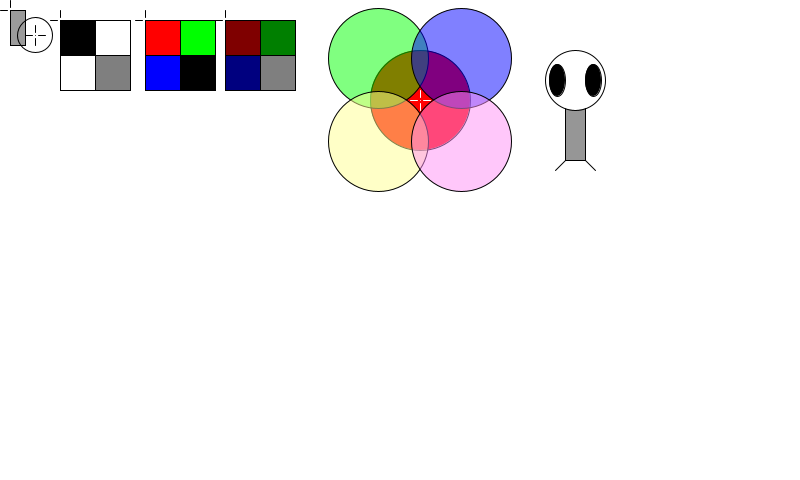
Frame 1 (no input)
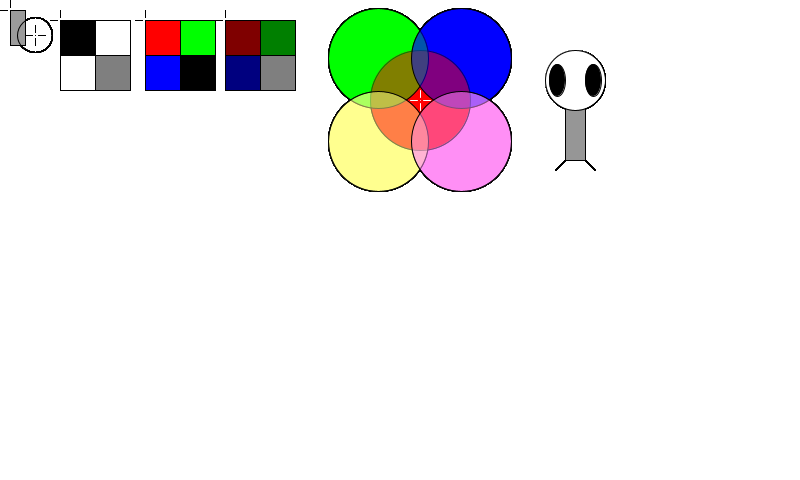
Frame 60 (the mouse pressed at the canvas centre just before this capture)
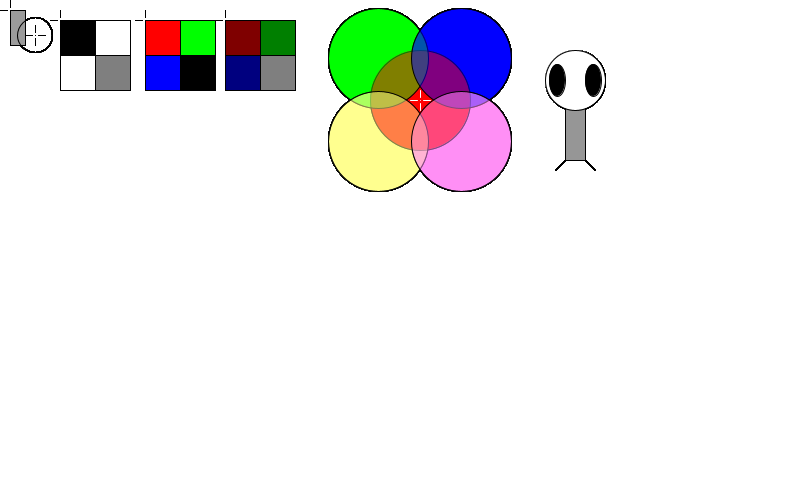
Frame 120 (the mouse held since frame 60 and released just before this capture)

The Processing sketch that drew these frames (run headless with seeded random() and noise(); from frame 60 on, the mouse is pressed at the canvas centre):

// Processing sketch: activite1
// ── activite1.pde
void setup() {
 size(800, 480);
 background(255);
}
// draws crosshair see tools ... 
void drawCrosshair(int x, int y, int greyTone) {
  int gap = 3;
  int l = 7;
  stroke(greyTone);
  point(x, y);
  line(x, y-gap, x, y-gap-l);
  line(x-gap, y, x-gap-l, y);
  line(x, y+gap, x, y+gap+l);
  line(x+gap, y, x+gap+l, y);
  noFill();
}

void draw() {
  //background(255);
  ellipseMode(CENTER);
  rectMode(CORNER);
  //1-3
  stroke(0);
  int cpx = 10;
  int cpy = 10;
  drawCrosshair(cpx, cpy, 0);
  fill(155);
  rect(cpx, cpy, 15, 35);
  
  noFill();
  cpx = 35;
  cpy = 35;
  int pSize = 35;
  drawCrosshair(cpx, cpy, 0);
  ellipse(cpx, cpy, pSize, pSize);
  
  //1-4 checker pattern
  cpx = 60;
  cpy = 20;
  pSize = 35;
  drawCrosshair(cpx, cpy, 0);
  fill(0);
  rect(cpx, cpy, pSize, pSize);
  fill(255);
  rect(cpx+pSize, cpy, pSize, pSize);
  rect(cpx, cpy+pSize, pSize, pSize);
  fill(127);
  rect(cpx+pSize, cpy+pSize, pSize, pSize);
  
  //1-4, 1-5 checker pattern in color and transparency
  cpx = 145;
  cpy = 20;
  pSize = 35;
  drawCrosshair(cpx, cpy, 0);
  fill(255, 0, 0);
  rect(cpx, cpy, pSize, pSize);
  fill(0, 255, 0);
  rect(cpx+pSize, cpy, pSize, pSize);
  fill(0, 0, 255);
  rect(cpx, cpy+pSize, pSize, pSize);
  fill(0, 0, 0);
  rect(cpx+pSize, cpy+pSize, pSize, pSize);
  
  cpx = 225;
  cpy = 20;
  pSize = 35;
  drawCrosshair(cpx, cpy, 0);
  fill(127, 0, 0);
  rect(cpx, cpy, pSize, pSize);
  fill(0, 127, 0);
  rect(cpx+pSize, cpy, pSize, pSize);
  fill(0, 0, 127);
  rect(cpx, cpy+pSize, pSize, pSize);
  fill(127, 127, 127);
  rect(cpx+pSize, cpy+pSize, pSize, pSize);
  
  //intersecting circles with different transparency
  cpx = 420;
  cpy = 100;
  pSize = 100;
  float or = 2.4; // offset ration provides overlap
  fill(255, 0, 0); // CENTER red 100%
  ellipse(cpx, cpy, pSize, pSize);
  fill(0, 255, 0, 127); // green 50%
  ellipse(cpx-pSize/or, cpy-pSize/or, pSize, pSize);
  fill(0, 0, 255, 127); // blue 50%
  ellipse(cpx+pSize/or, cpy-pSize/or, pSize, pSize);
  fill(255, 255, 142, 127); // yellowish 50%
  ellipse(cpx-pSize/or, cpy+pSize/or, pSize, pSize);
  fill(255, 142, 244, 127); // pinkish 50%
  ellipse(cpx+pSize/or, cpy+pSize/or, pSize, pSize);

  drawCrosshair(cpx, cpy, 255);
 
 //1-5 zoog!
 ellipseMode(CENTER);
 rectMode(CENTER);
 int zoogOriginX = 575;
 int zoogOriginY = 110;
 drawCrosshair(zoogOriginX, zoogOriginY, 0);
 stroke(0);
 fill(150);
 rect(zoogOriginX, zoogOriginY, 20, 100);
 fill(255);
 ellipse(zoogOriginX, zoogOriginY-30, 60, 60);
 fill(0);
 ellipse(zoogOriginX-18, zoogOriginY-30, 16, 32);
 ellipse(zoogOriginX+18, zoogOriginY-30, 16, 32);
 stroke(0);
 //drawCrosshair(zoogOriginX-10, zoogOriginY+50, 0);
 line(zoogOriginX-10, zoogOriginY+50, zoogOriginX-20, zoogOriginY+60);
 //drawCrosshair(zoogOriginX+10, zoogOriginY+50, 0);
 line(zoogOriginX+10, zoogOriginY+50, zoogOriginX+20, zoogOriginY+60);

}
